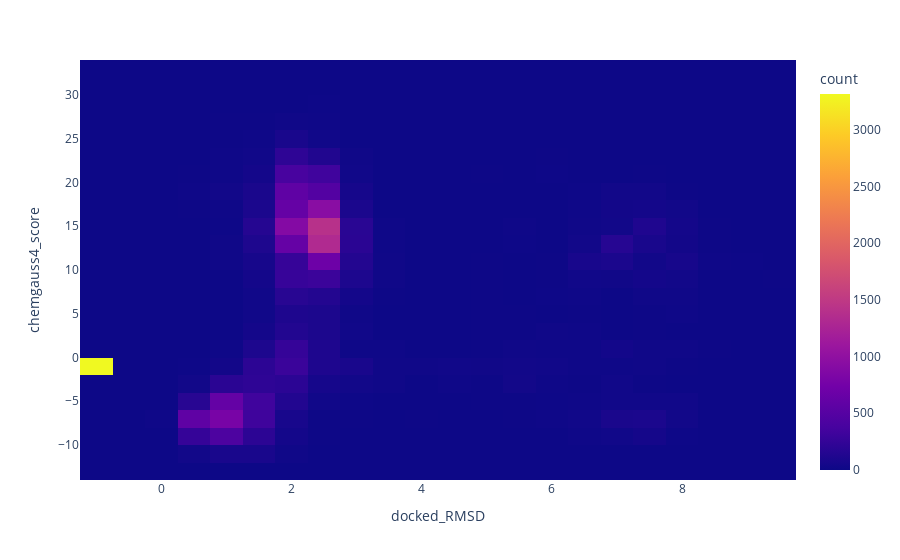

Notebook source saved alongside this figure:
### Code cell
px.density_heatmap(df, 
           x="docked_RMSD", 
           y="chemgauss4_score", 
#            color="POSIT_prob", 
#            hover_data=["MERS_structure", 
#                        "SARS_ligand", 
#                        ], 
          )

### Figure 1 — Plotly figure (JSON) as saved in the notebook; plotly's stock layout.template omitted (floating-point values rounded to 4 significant figures; data arrays with more than 128 entries replaced by an {"elided": "..."} marker saying what was removed)
{"data": [{"coloraxis": "coloraxis", "hovertemplate": "docked_RMSD=%{x}<br>chemgauss4_score=%{y}<br>count=%{z}<extra></extra>", "name": "", "type": "histogram2d", "x": {"elided": "24090 float values"}, "xaxis": "x", "xbingroup": "x", "y": {"elided": "24090 float values"}, "yaxis": "y", "ybingroup": "y"}], "layout": {"coloraxis": {"colorbar": {"title": {"text": "count"}}, "colorscale": [[0, "#0d0887"], [0.1111, "#46039f"], [0.2222, "#7201a8"], [0.3333, "#9c179e"], [0.4444, "#bd3786"], [0.5556, "#d8576b"], [0.6667, "#ed7953"], [0.7778, "#fb9f3a"], [0.8889, "#fdca26"], [1, "#f0f921"]]}, "legend": {"tracegroupgap": 0}, "margin": {"t": 60}, "xaxis": {"anchor": "y", "domain": [0, 1], "title": {"text": "docked_RMSD"}}, "yaxis": {"anchor": "x", "domain": [0, 1], "title": {"text": "chemgauss4_score"}}}}
